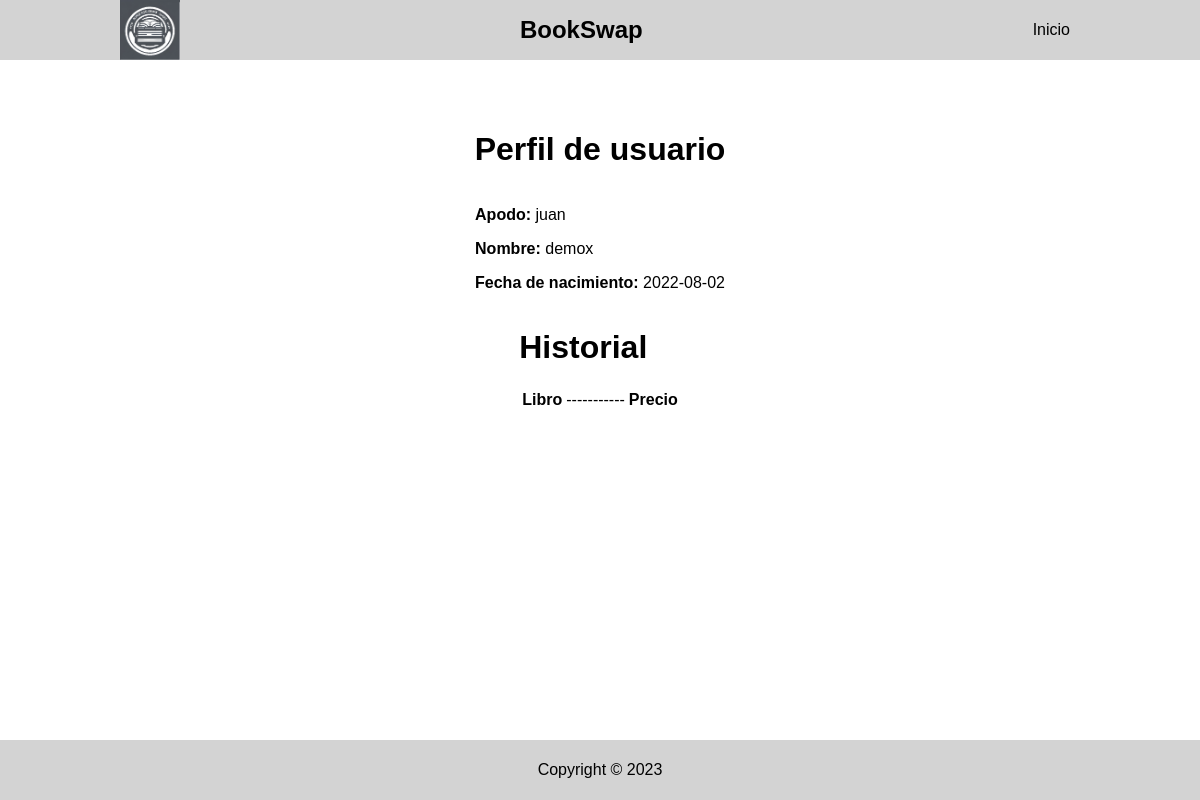
The page /perfil/index.php (signed in) on the database its author committed.
### tables this page shows
CREATE TABLE `usuario` (
  `id_u` varchar(20) NOT NULL,
  `nomb_u` varchar(50) DEFAULT NULL,
  `fecha_nac` date DEFAULT NULL,
  `vendedor` tinyint(1) DEFAULT NULL,
  `clave` varchar(20) DEFAULT NULL
);

### perfil/index.php (the view, shortened to what this page needs)
<?php
require("../databases/conexion.php");
$nick = $_SESSION["USER"];
$query = "SELECT * FROM usuario WHERE id_u = '$nick'";
$consulta = mysqli_query($conexion, $query);
$user = mysqli_fetch_assoc($consulta);
?>
<!DOCTYPE html>
<html>
  <head>
    <link rel="stylesheet" href="styles.css">
  </head>
  <body>
    <header>
      <nav>
      <img class="logo" src="../img/logo.png">
      <h1>BookSwap</h1>
        <ul>
          <li><a href="../index.php">Inicio</a></li>
        </ul>
      </nav>
    </header>
    <main>
      <h1>Perfil de usuario</h1>
      <div class="profile-info">
        <p><strong>Apodo:</strong> <span id="nickname"><?php echo $user["id_u"]; ?></span></p>
        <p><strong>Nombre:</strong> <span id="name"><?php echo $user["nomb_u"]; ?></span></p>
        <p><strong>Fecha de nacimiento:</strong> <span id="birthday"><?php echo $user["fecha_nac"]; ?></span></p>
      </div>
      <div class="table">
      <h1>Historial</h1>
      <table class="default">
<tr>
  <th>Libro</th>
  <td>-----------</td>
  <th>Precio</th>
</tr>
</table>
      </div>
    </main>
    <footer>
      <p>Copyright &copy; 2023</p>
    </footer>
  </body>
</html>

### perfil/styles.css (style rules this page uses)
body { font-family: Arial, sans-serif; margin: 0; padding: 0; }
img.logo { width: 60px; height: 60px; }
header { background-color: lightgray; display: flex; justify-content: center; align-items: center; height: 60px; }
nav { display: flex; justify-content: space-between; align-items: center; width: 80%; margin: 0 auto; }
ul { list-style: none; display: flex; }
li a { margin: 0 10px; text-decoration: none; color: black; }
main { display: flex; flex-direction: column; align-items: center; padding: 50px 0; }
.profile-info { text-align: left; }
footer { background-color: lightgray; display: flex; justify-content: center; align-items: center; height: 60px; width: 100%; bottom: 0%; position: absolute; }

### rows shown on the page
usuario: id_u "juan", nomb_u "demox", fecha_nac "2022-08-02"
